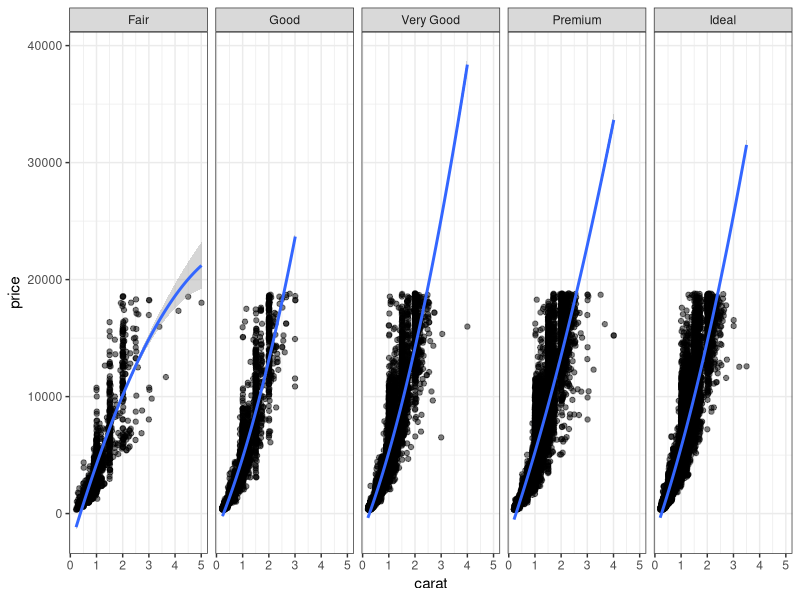
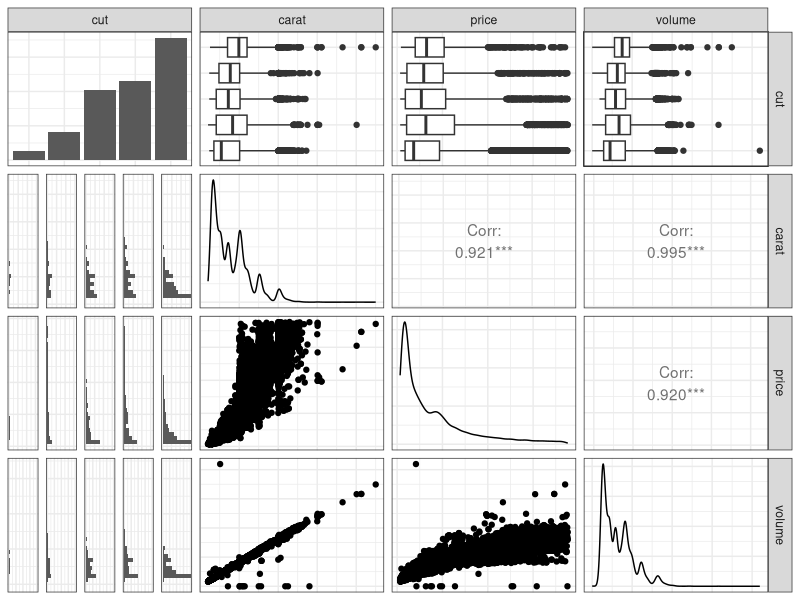

R code for these plots, in order:
# Script Name: 1503GrammarOfGraphics-DSCI.R
# Purpose: Example of using ggplot and dplyr on caret dataset
# Authors: Deep Ganguli http://technology.stitchfix.com/blog/2015/03/17/grammar-of-data-science/
# License: Creative Commons Attribution-ShareAlike 4.0 International License.
##########
# Latest Changelog Entires:
# v0.00.01 - from twitter
# In this article he compares EDA in R and Python 
# R code goes below

library(ggplot2) # load package
library(dplyr)  #load package

data(diamonds)  # load dataset that comes with ggplot

head(diamonds) # Return the First or Last Part of an Object
str(diamonds) # Compactly Display the Structure of an Arbitrary R Object
summary(diamonds) #  produce result summaries of the results of 
                  # various model fitting functions

# now some compact ggplot2 EDA code

# %>% operator (gross looking!) is a pipe 
  # which simply passes the output of the left operator 
  # as the first argument to the right operator

diamonds %>% 
  ggplot(aes(x = carat,y = price)) +  # aes is aesthetic mapping
  geom_point(alpha = 0.5) + # each data point as a point 
  facet_grid(~cut) + # facet the scatter plot on cut, color or clarity
  stat_smooth(method = lm, formula = y ~ poly(x,2)) + # fit a 2nd order lin. model
  theme_bw()

# With this simple visualization, 
  # we can quickly see that price increases with carat size,
   # the relationship is nonlinear, 
    # there are some outliers, 
    # and the relationship does not depend too heavily on cut. 

# Now lets use some extensions to GGplot 2; ie GGally and GGpairs

library(GGally) # a ggplot2 extentsion; gallery of plot templates

diamonds %>% 
  mutate(volume = x*y*z) %>%    # in the pipe calculate the volume
  select(cut, carat, price, volume) %>% 
  sample_frac(0.5, replace = TRUE) %>% 
  ggpairs(axisLabels = "none") + 
  theme_bw() 

# mutate, select, and sample_frac (verbs!) 
# part of the grammar of graphics
# are part of the dplyr data manipulation library

######
# Keep a complete change log history at bottom of file.
# Complete Change Log History
# v0.00.00 - 1405-07 - Nick Wheeler made the blank script
